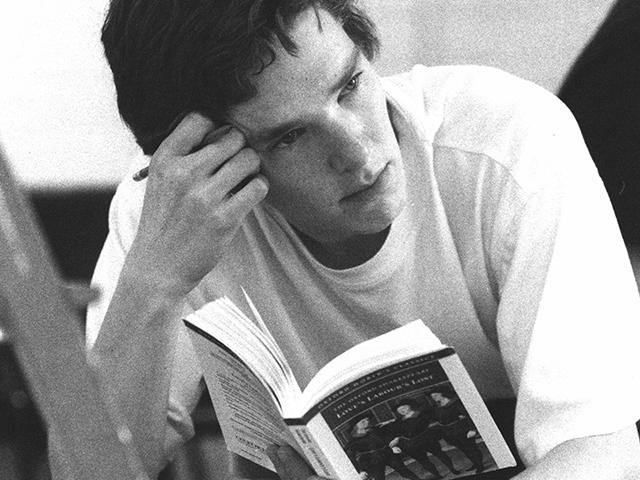
#> input picture benedict.jpg, 640 x 480 px, found by its file name
$ python basic.py
#> lines starting #> are read from the running program, lines starting #| are printed output that depends on the picture; after the words box and inside, x2 and y2 are one past the last pixel; in counts of white or black regions, pixels touching at a corner belong together
import cv2 as cv

img = cv.imread('benedict.jpg')
#> img is the input picture: shape (480, 640, 3); min 2, max 255, mean 153.8
cv.imshow('Benedict', img)

# Converting to grayscale
gray = cv.cvtColor(img, cv.COLOR_BGR2GRAY)
cv.imshow('Gray', gray)

# Blur
blur = cv.GaussianBlur(img, (3, 3), cv.BORDER_DEFAULT)
cv.imshow('Blur', blur)

# Edge Cascade
canny = cv.Canny(blur, 125, 175)
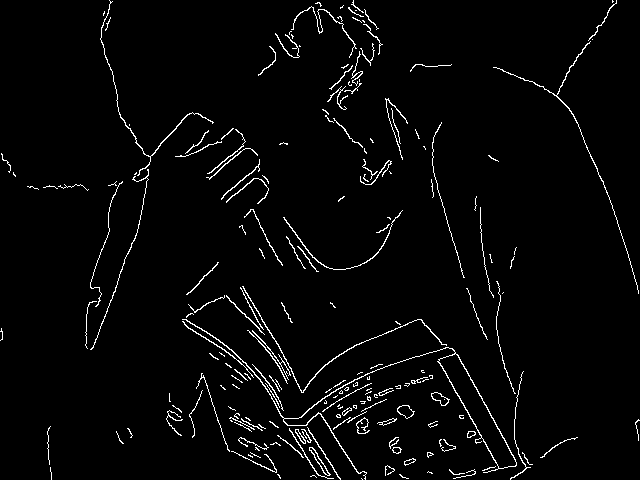
#> canny: shape (480, 640); 2.9% white in thin lines or dots
cv.imshow('Canny Edge', canny)

# Dilating the image
dilated = cv.dilate(canny, (7, 7), iterations=5)
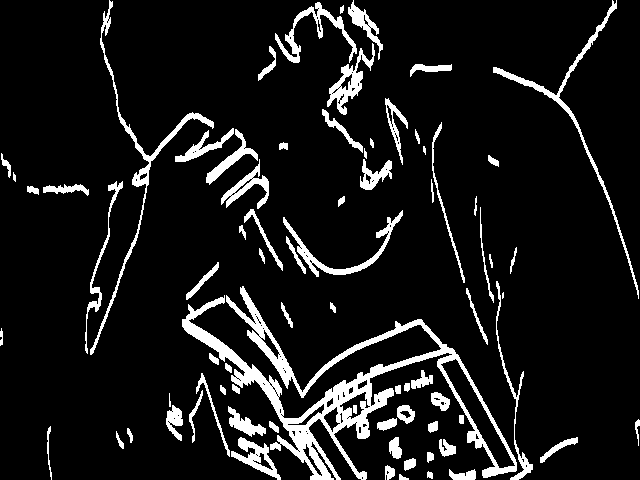
#> dilated: shape (480, 640); 9.6% white; 78 white regions (1 under 20 px), largest, box (x1, y1, x2, y2) and area: (182, 286, 517, 480) 10399, (90, 0, 214, 355) 1743, (493, 0, 639, 299) 1509
cv.imshow('Dilated', dilated)

# Eroding
eroded = cv.erode(dilated, (3, 3), iterations=5)
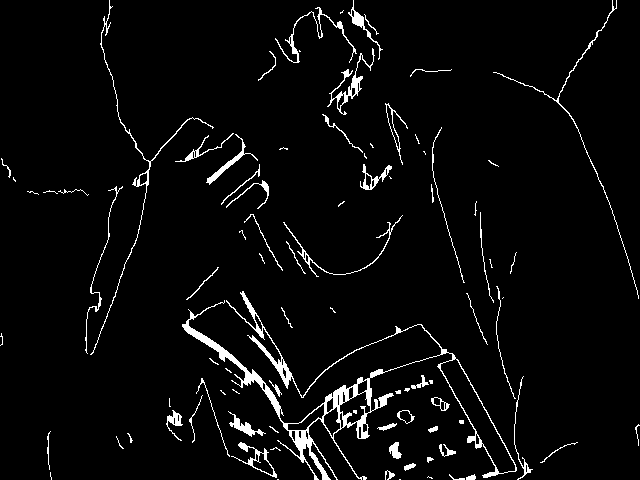
#> eroded: shape (480, 640); 4% white; 90 white regions (38 under 20 px), largest, box (x1, y1, x2, y2) and area: (182, 291, 517, 480) 4767, (90, 0, 214, 355) 683, (493, 0, 639, 299) 499
cv.imshow('Eroded', eroded)

# Resize
resized = cv.resize(img, (200, 200), interpolation=cv.INTER_CUBIC)
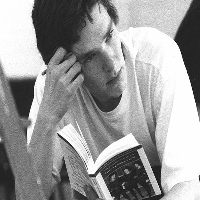
#> resized: shape (200, 200, 3); min 4, max 255, mean 153.7
cv.imshow('Resized', resized)

# Cropping
cropped = img[50:200, 200: 400]
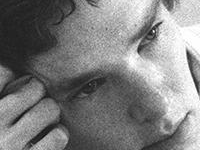
#> cropped: shape (150, 200, 3); min 9, max 255, mean 126.9
cv.imshow('Cropped', cropped)

cv.waitKey(0)
